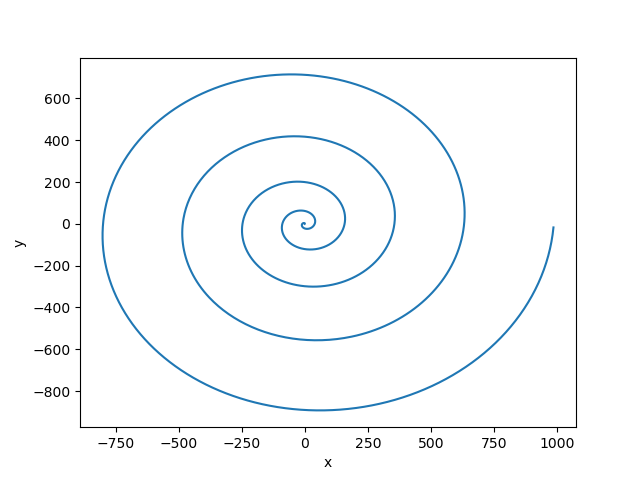

Python code for this plot:
from math import sin, cos, pi
from pylab import plot, show, xlabel, legend, ylabel

theta = []
x = []
y = []

for d in range(0,1801):
    aux = d*pi/180
    theta.append(aux)
    x.append((aux**2)*cos(aux))
    y.append((aux**2)*sin(aux))

# Se quiser plotar relação das coordenadas:
#plot(theta,x)
#plot(theta,y)
#xlabel("theta")
#legend(["x","y"])

# Se quiser plotar espiral de Galileu:
plot(x,y)
xlabel("x")
ylabel("y")
show()
